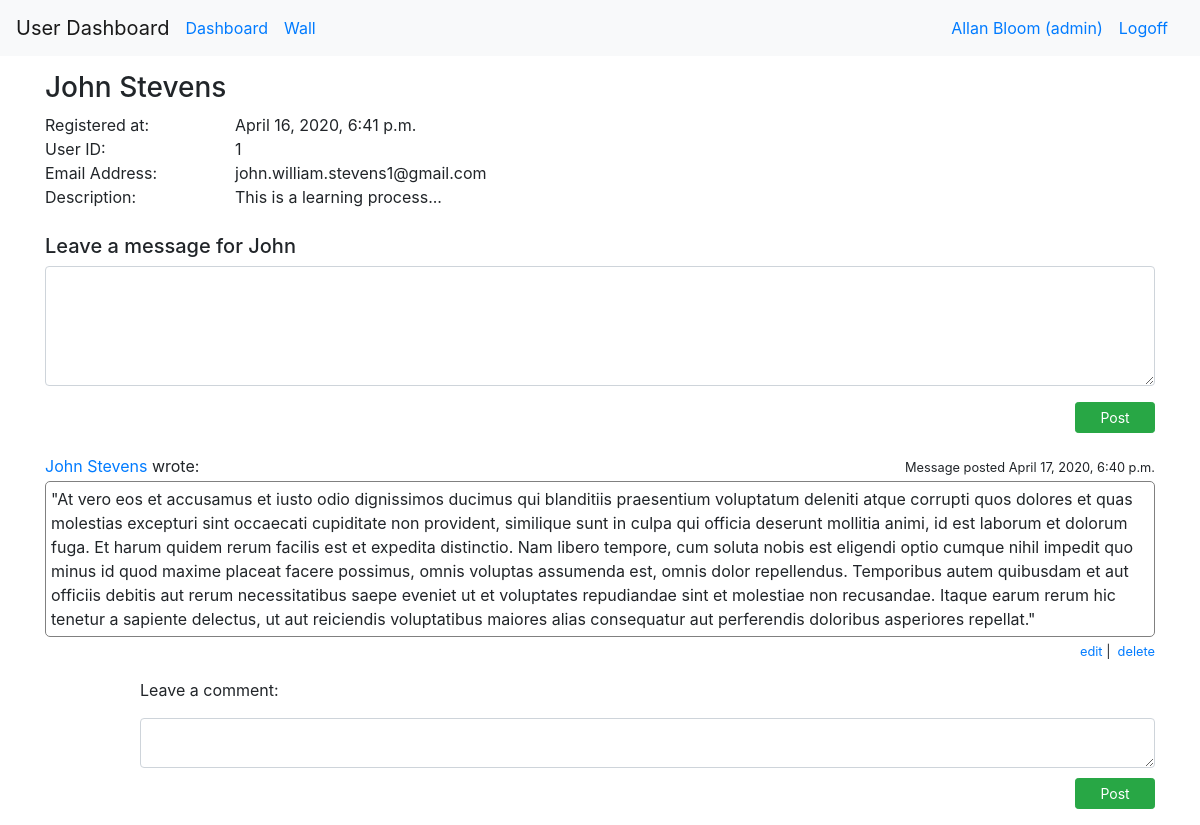
Page /message_board/1 (signed in) on the earlier database version.
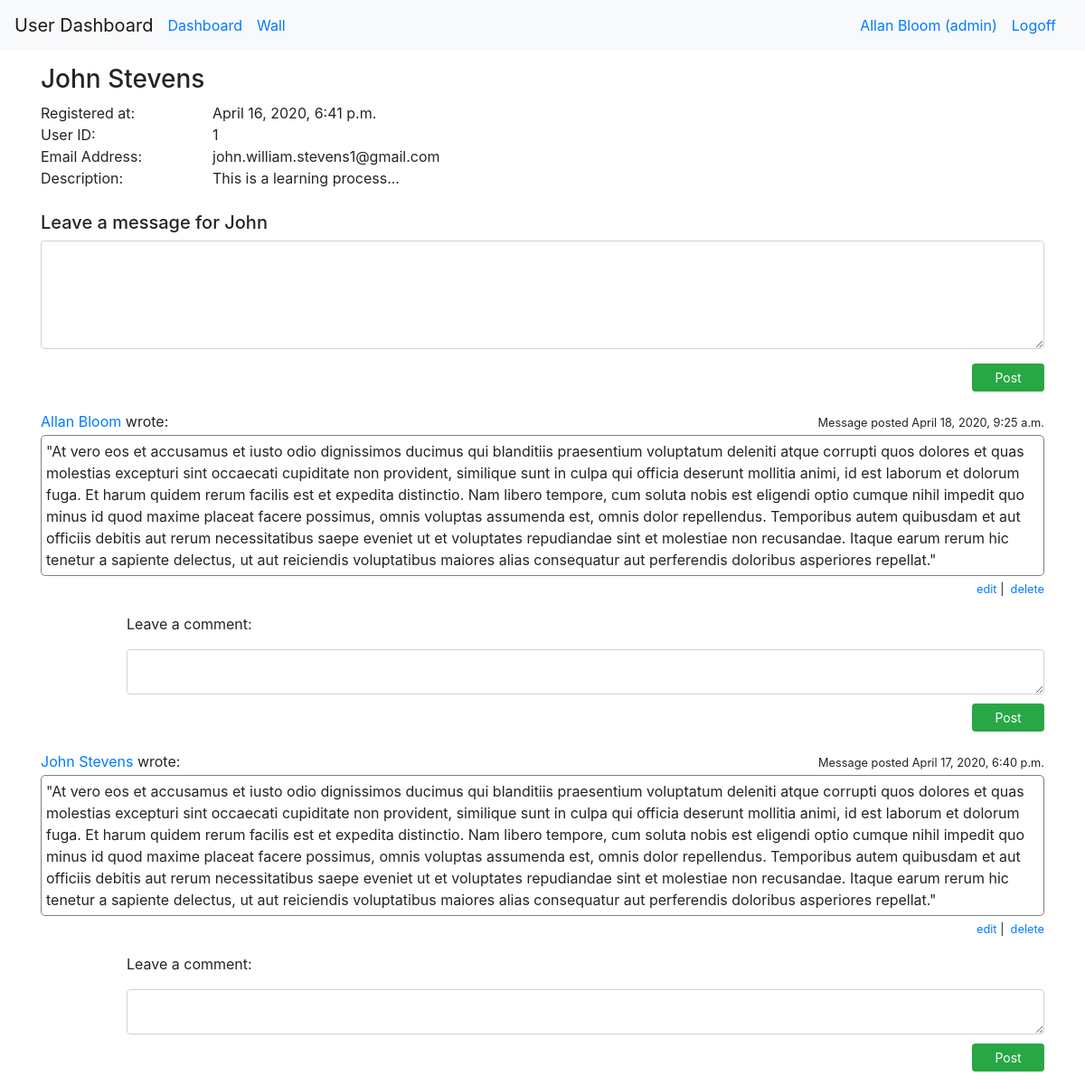
Same page on the later database version.
### messageboard_app/models.py (models this page shows)
class Message(models.Model):
    content = models.TextField()
    created_at = models.DateTimeField(auto_now_add=True)
    updated_at = models.DateTimeField(auto_now=True)
    author = models.ForeignKey(User, related_name="messages_posted", on_delete=models.CASCADE)
    recipient = models.ForeignKey(User, related_name="messages_received", on_delete=models.CASCADE)
    edited = models.BooleanField(default=False)
    edited_by = models.IntegerField(default=0)
    objects = MessageManager()

### login_and_registration_app/models.py (models this page shows)
class User(models.Model):
    first_name = models.CharField(max_length=255)
    last_name = models.CharField(max_length=255)
    email = models.CharField(max_length=255)
    level = models.IntegerField(default=1)
    description = models.TextField(null=True)
    password = models.CharField(max_length=45)
    created_at = models.DateTimeField(auto_now_add=True)
    updated_at = models.DateTimeField(auto_now=True)
    objects = UserManager()

### messageboard_app/views.py (the view)
# urls.py: path("/<int:id>", views.message_board),
def message_board(request, id):
    profile = User.objects.filter(id=id)[0]
    user = logged_user(request)
    try:
        errors = request.session["errors"]
    except KeyError:
        errors = None
    context = {
        "user": user,
        "profile": profile,
        "errors": errors,
        "messages_posted": user.messages_posted.all().order_by("-created_at"),
        "messages_received": profile.messages_received.all().order_by("-created_at"),
    }
    request.session["errors"] = None
    return render(request, "message_board.html", context)

### messageboard_app/views.py (called while the page is built)
def logged_user(request):
    return User.objects.filter(id=request.session["user_id"])[0]

### messageboard_app/templates/message_board.html (shortened to what the changed rows need)
<!doctype html>
<html lang="en">
  <head>
    {% load static %}
    <link rel="stylesheet" type="text/css" href="{% static 'bootstrap.css' %}">
  </head>
  <body>
    <div class="container">
    {% for message in messages_received.all %}
      <div class="row">
        <div class="col-6">
          <p class="mc_header"><a href="/message_board/{{message.author.id}}">{{ message.author.first_name }} {{ message.author.last_name }} </a>wrote:</p>
        </div>
        <div class="col-6 text-right">
          {% if message.edited %}
          <p class="mc_header"><small>Message last edited on {{message.updated_at}}</small></p>
          {% else %}
          <p class="mc_header"><small>Message posted {{message.created_at}}</small></p>
          {% endif %}
        </div>
      </div>
      <div class="row">
        <div class="col-12">
          <p class="message_content">{{ message.content }}</p>
        </div>
        {% if user == message.author or user.level == 9 %}
        <div class="col-12 text-right">
          <p class="edit_delete_options">
            <small>
              <a href="" data-toggle="modal" data-target="#edit{{message.id}}">edit</a>&nbsp|&nbsp
              <a href="" data-toggle="modal" data-target="#remove{{message.id}}">delete</a>
            </small>
          </p>
        </div>
        {% endif %}
      </div>
      <div class="row">
        <div class="col-11 offset-1">
          {% if errors.comment %}
          <p>Leave a comment: &nbsp&nbsp<small class="comment_error">{{ errors.comment }}</small></p>
          {% else %}
          <p>Leave a comment:</p>
          {% endif %}
        </div>
      </div>
      <div class="row">
        <div class="col-11 offset-1">
          <form action="/message_board/{{profile.id}}/{{message.id}}/comment" method="post">
            <textarea class="form-control comment_textarea" name="comment"></textarea>
            <div class="form-group text-right">
              <button class="btn btn-success btn-sm comment_button">Post</button>
            </div>
          </form>
        </div>
      </div>
    {% endfor %}
    </div>
  </body>
</html>

Differences in the rows shown:
added Message: author.first_name "Allan", author.last_name "Bloom", created_at "April 18, 2020, 9:25 a.m.", content "\"At vero eos et accusamus et iusto odio dignissimos ducimus qui blanditiis praesentium voluptatum deleniti atque corrupti quos dolores et quas molestias excepturi sint occaecati cupiditate non provident, similique sunt in culpa qui officia deserunt mollitia animi, id est laborum et dolorum fuga. Et harum quidem rerum facilis est et expedita distinctio. Nam libero tempore, cum soluta nobis est eligendi optio cumque nihil impedit quo minus id quod maxime placeat facere possimus, omnis voluptas assumenda est, omnis dolor repellendus. Temporibus autem quibusdam et aut officiis debitis aut rerum necessitatibus saepe eveniet ut et voluptates repudiandae sint et molestiae non recusandae. Itaque…"
